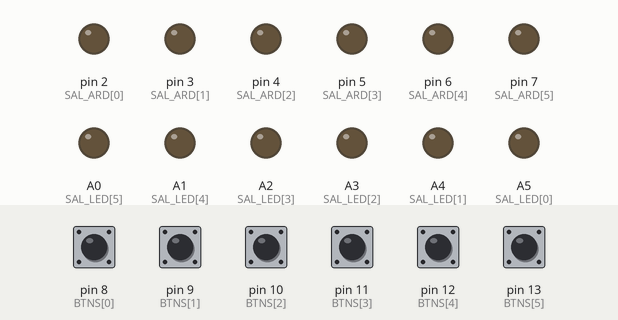
Recording of a sketch running on a simulated Arduino Uno, built with avr-gcc and run on an emulated ATmega328P. Shown: output pins drawn as LEDs (lit = HIGH). The inputs (shaded band) are chosen by the test bench; at power-on: pin 8 (BTNS[0]), pin 9 (BTNS[1]), pin 10 (BTNS[2]), pin 11 (BTNS[3]), pin 12 (BTNS[4]), pin 13 (BTNS[5]) LOW. What the sketch prints to the serial monitor is not drawn.

Above: at 3.0 s.
3.1 s: pin 8 (BTNS[0]) pulled HIGH for 0.15 s
At 4.3 s:
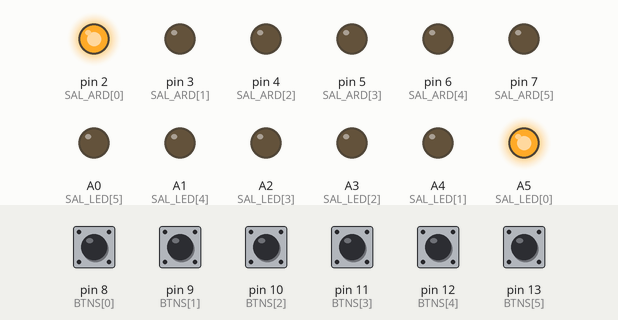
4.7 s: pin 9 (BTNS[1]) pulled HIGH for 1 s
At 6.0 s:
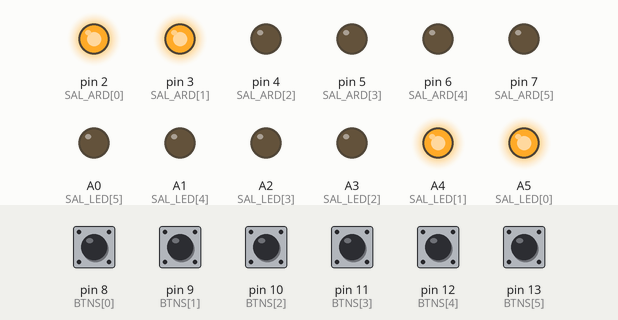
7.2 s: pin 10 (BTNS[2]) pulled HIGH for 1 s
At 9.1 s:
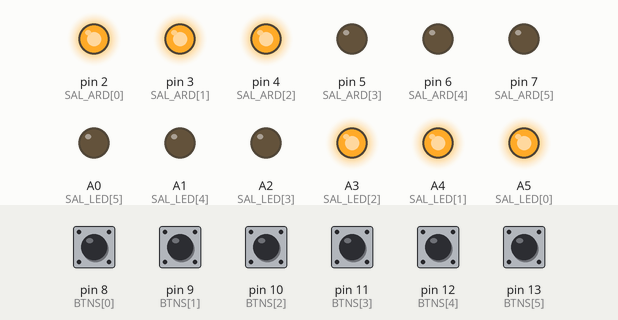
9.7 s: pin 9 (BTNS[1]) pulled HIGH for 0.15 s
At 10.6 s:
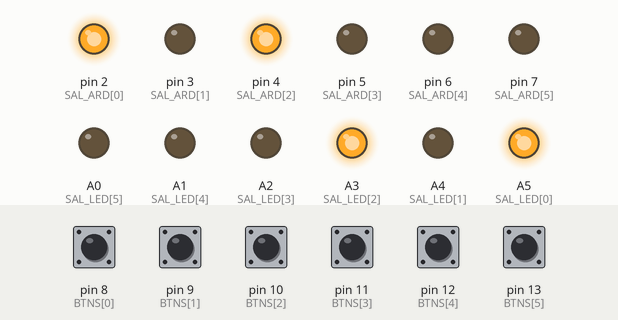
11.3 s: pin 11 (BTNS[3]) pulled HIGH for 0.15 s
At 11.8 s:
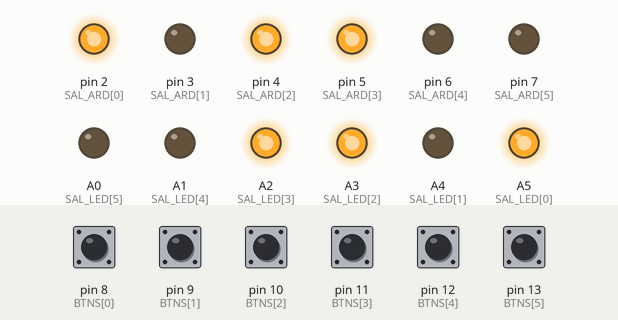
12.9 s: pin 10 (BTNS[2]) pulled HIGH for 0.15 s
At 14.2 s:
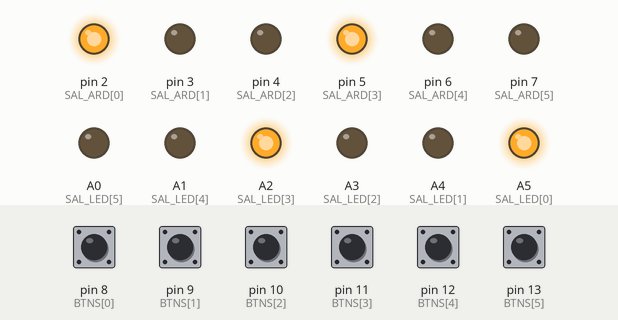
Timing chart, 0 to 15.5 s (numbered marks = the images above; inputs shaded):
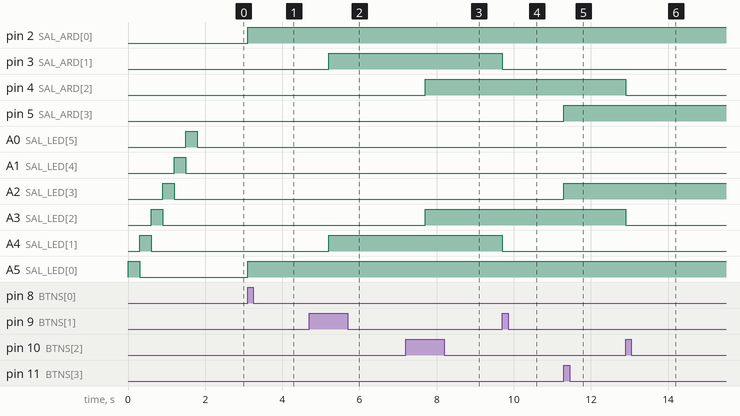

The sketch:

botones.ino
```cpp
int BTNS[] = {8, 9,10,11,12,13};
int SAL_ARD [] = {2, 3, 4, 5, 6, 7};
int SAL_LED[] = {A5, A4, A3, A2, A1, A0};
bool stts=LOW;
int b=0;

void setup() {
  Serial.begin(115200);
  for(int i=0; i<6 ; i++){
    pinMode(BTNS[i], INPUT);
    pinMode(SAL_ARD[i] , OUTPUT);
    pinMode(SAL_LED[i] , OUTPUT);

    digitalWrite(SAL_LED[i], HIGH);
    delay(300);
    digitalWrite(SAL_LED[i], LOW);
  }
}

void loop() {

  /*if(digitalRead(BTNS[b])==HIGH){
    Serial.println("Flag 1");
    stts = !stts;
    digitalWrite(SAL[b], stts);
    while(digitalRead(BTNS[b])==HIGH){
      Serial.println("Flag 2");
      delay(500);
    }*/
  for(int i=0; i<6 ; i++){
  if(digitalRead(BTNS[i])==HIGH){
    Serial.println(i);
    stts = !stts;
      Serial.print("STATUS: ");
      Serial.println(stts);
      Serial.print("BTNS: ");
      Serial.println(BTNS[i]);
      Serial.print("-----------------------");
      Serial.print(" ");
    digitalWrite(SAL_ARD[i], stts);
    digitalWrite(SAL_LED[i], stts);
    /*while(digitalRead(BTNS[i])==HIGH){

    }*/
    delay(500);
    }
  }
}
```

Measured:
- after the input at 3.1 s, pin 2 (SAL_ARD[0]), A5 (SAL_LED[0]): LOW → HIGH at once
- after the input at 4.7 s, pin 3 (SAL_ARD[1]), A4 (SAL_LED[1]): LOW → HIGH after 0.50 s
- after the input at 7.2 s, pin 4 (SAL_ARD[2]), A3 (SAL_LED[2]): LOW → HIGH after 0.50 s
- after the input at 9.7 s, pin 3 (SAL_ARD[1]), A4 (SAL_LED[1]): HIGH → LOW at once
- after the input at 11.3 s, pin 5 (SAL_ARD[3]), A2 (SAL_LED[3]): LOW → HIGH at once
- after the input at 12.9 s, pin 4 (SAL_ARD[2]), A3 (SAL_LED[2]): HIGH → LOW at once
